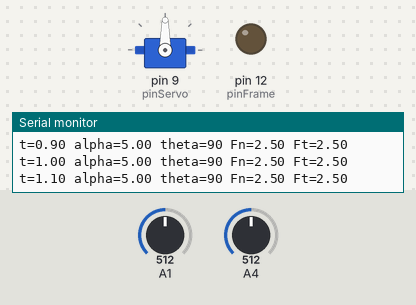
A sketch run on a simulated Arduino Uno, built with avr-gcc and run on an emulated ATmega328P. On the bench: servo, output pins drawn as LEDs (lit = HIGH), the last lines printed to the serial monitor. The test bench sets the inputs (shaded band); at power-on: A1 = 512, A4 = 512.

Above: at 1.2 s.
1.3 s: A1 set to 716
At 3.2 s:
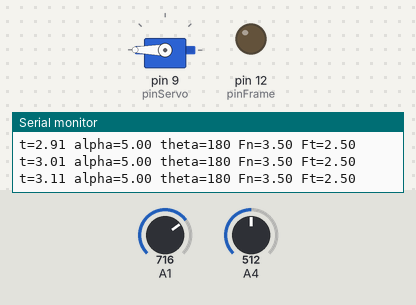
3.7 s: A1 set to 511
At 5.2 s:
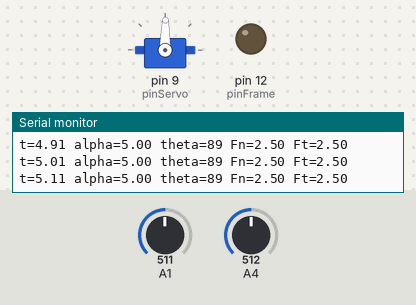
6.2 s: A1 set to 306
At 8.3 s:
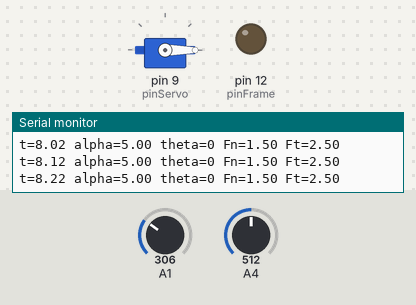
8.7 s: A1 set to 1023
At 10.3 s:
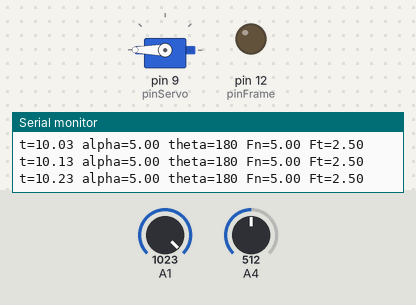
11.2 s: A1 set to 170
At 13.4 s:
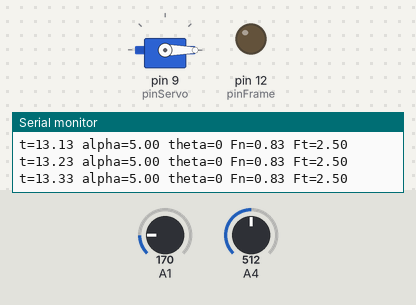
Timing chart, 0 to 14.7 s (numbered marks = the images above; inputs shaded):
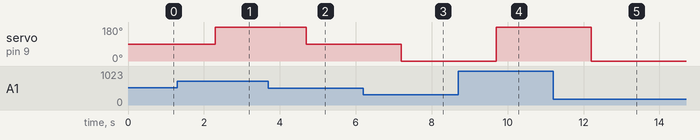

Measured:
- after the input at 1.3 s, servo on pin 9 (pinServo): 90° → 180° after 1.0 s
- after the input at 3.7 s, servo on pin 9 (pinServo): 180° → 89° after 1.0 s
- after the input at 6.2 s, servo on pin 9 (pinServo): 89° → 0° after 1.0 s
- after the input at 8.7 s, servo on pin 9 (pinServo): 0° → 180° after 1.0 s
- after the input at 11.2 s, servo on pin 9 (pinServo): 180° → 0° after 1.0 s

The sketch:

fish_command_v3.ino
```cpp
//_____________________________________________________________________________
//
// include required headers
//_____________________________________________________________________________
#include <Servo.h>

//_____________________________________________________________________________
//
//
// Board Setup, and servo with its init angle
//
//_____________________________________________________________________________
static const int            pinServo        = 9;      //!< Servo command channel (output PWM)
static const int            pinFrame        = 12;     //!< Frame capture control (output PWM)
static const int            pinFn           = 1;      //!< Normal   Force    (input Analog)
static const int            pinFt           = 4;      //!< Tangentil Force   (input Analog)
static const unsigned long  baudrate        = 115200; //!< check with Serial monitor/Python

static Servo                servo;
static const float          servo_angle_init  = 90.0f; //!< resting angle

//_____________________________________________________________________________
//
//
// Global Functions and Macros
//
//_____________________________________________________________________________

//-----------------------------------------------------------------------------
// DELAY: the delay time in seconds
// NODES: the number of nodes to reach the delay => sampling precision
//        is about DELAY/NODES
//-----------------------------------------------------------------------------
#define DELAY      1
#define NODES      100

//-----------------------------------------------------------------------------
//
// timing macros, GetCurrentTime is in seconds
//
//-----------------------------------------------------------------------------
#define TSYS()          (micros())
#define TSYS2TIME(tmx)  ( 1.0e-6f * (float)(tmx))
#define GetCurrentTime() TSYS2TIME( TSYS( ) )

//-----------------------------------------------------------------------------
//
// Forces: supposed to be between 0 and 5 volts
//
//-----------------------------------------------------------------------------
static float FRange  = 5.0f;  //!< force range in Volts
static float FnInit  = 2.50f; //!< initial normal force reading (means 0 force)
static float FtInit  = 2.50f; //!< initial tangential force reading (means 0 force)


//_____________________________________________________________________________
//
//
// Storage Management
//
//_____________________________________________________________________________

//-----------------------------------------------------------------------------
// we compute the store_rate so that
// (NODES-1)*store_rate > store_delay, resolution is microseconds
//-----------------------------------------------------------------------------
static const float         store_delay                   = (float)(DELAY);
static const unsigned long store_rate_extra_microseconds = 100;
static const unsigned long store_rate_microseconds       = (unsigned long)( (1.0e6f * store_delay) / (NODES - 1) + store_rate_extra_microseconds);
static const float         store_rate                    = ( (float)store_rate_microseconds) * 1.0e-6f;
static float               store_last_time               = 0.0f;

// doubly linked node
struct Node
{
  struct Node *next;  //!< for list
  struct Node *prev;  //!< for list
  float        time;  //!< last acquisition time
  float        angle; //!< last read angle
  float        Fn;    //!< normal force
  float        Ft;    //!< tangential force
};

// doubly linked list
struct List
{
  struct Node  *head;
  struct Node  *tail;
  unsigned      size;
};

//! device memory dependent #NODES
static struct Node nodes[NODES];

//! the data store
static struct List store = { NULL, NULL, 0 };

//-----------------------------------------------------------------------------
// used to initialize the store
//-----------------------------------------------------------------------------
static inline void __store_init(struct Node *node,
                                const float  time)
{
  node->prev  = node->next = 0;
  node->time  = time;
  node->angle = servo_angle_init;
  node->Fn    = FnInit;
  node->Ft    = FtInit;
  if (store.size <= 0)
  {
    store.head = store.tail = node;
  }
  else
  {
    store.tail->next = node;
    node->prev       = store.tail;
    store.tail       = node;
  }
  ++store.size;
}

//-----------------------------------------------------------------------------
// replace the last value, and put it in front of the list
//-----------------------------------------------------------------------------
static inline void StoreUpdate(const float time,
                               const float angle,
                               const float Fn,
                               const float Ft)
{
  struct Node *node = store.tail;

  // unlink tail
  store.tail       = node->prev;
  store.tail->next = NULL;
  node->prev       = NULL;

  // push_front the node
  node->next       = store.head;
  store.head->prev = node;
  store.head       = node;

  // update node data
  node->time   = time;
  node->angle  = angle;
  node->Fn     = Fn;
  node->Ft     = Ft;
}

//-----------------------------------------------------------------------------
// used to debug only
//-----------------------------------------------------------------------------
static inline void list_print()
{
  Serial.print("#");    Serial.print(store.size);
  const float t = GetCurrentTime();
  Serial.print(" t="); Serial.print(t);
  Serial.print("->"); Serial.print(t - store_delay);

  for (const struct Node *node = store.head; node != NULL; node = node->next)
  {
    Serial.print(" (");
    Serial.print(node->time);
    //Serial.print(",");Serial.print(node->angle);
    Serial.print(","); Serial.print(node->Fn);
    Serial.print(")");
  }
  Serial.println("");
}

//-----------------------------------------------------------------------------
//
//! initialize the store with "resting" nodes
//
//-----------------------------------------------------------------------------
static inline void StoreSetup()
{
  for (int i = 0; i < NODES; ++i)
  {
    const float time  = -((i + 1) * store_rate);
    __store_init( &nodes[i], time );
  }

}

//-----------------------------------------------------------------------------
//
//! read the forcing in Volts: range is 0:FnRange
//
//-----------------------------------------------------------------------------
static const float AnalogInputToVolts = (FRange / 1023.0f);
#define READ_FORCE_ON(PIN) ( AnalogInputToVolts * ( (float) analogRead(PIN) ) )
#define READ_FORCE_N() READ_FORCE_ON(pinFn)
#define READ_FORCE_T() READ_FORCE_ON(pinFt)

//-----------------------------------------------------------------------------
// called during the loop() function: store time, angle, values
//-----------------------------------------------------------------------------
static inline void StoreLoop()
{
  static const float InputToVolts = 5.0f / 1023.0f;

  const float local_time = GetCurrentTime();
  if (local_time - store_last_time >= store_rate)
  {
    const float Fn = READ_FORCE_N();
    const float Ft = READ_FORCE_T();
    StoreUpdate(local_time, servo.read(), Fn, Ft);
    store_last_time = GetCurrentTime();
  }
}

//-----------------------------------------------------------------------------
// compute an interpolated node:time/angle/value
//-----------------------------------------------------------------------------
static inline void StoreQuery(struct Node *data)
{
  const float  t          = GetCurrentTime() - store_delay;
  const struct Node *curr = store.tail;

  data->time = t; //!< the local time is saved
  if (curr->time >= t)
  {
    // timing is too short, shouldn't happen: this is a failsafe
    data->angle = curr->angle;
    data->Fn    = curr->Fn;
    data->Ft    = curr->Ft;
    return;
  }
  else
  {
    // we bracket the value
    const struct Node *prev = curr->prev;
    while (1)
    {
      if (NULL == prev)
      {
        // couldn't bracket, delay is probably too small
        // this is a failsafe
        data->angle = curr->angle;
        data->Fn    = curr->Fn;
        data->Ft    = curr->Ft;
        return;
      }
      else
      {
        // test bracketing
        const float p_time = prev->time;
        const float c_time = curr->time;
        if (p_time >= t && t >= c_time)
        {
          // bracketed!
          const float dt_num  = t - p_time;
          const float dt_den  = c_time - p_time;
          data->Fn    = prev->Fn    + (dt_num * (curr->Fn    - prev->Fn   )) / dt_den;
          data->Ft    = prev->Ft    + (dt_num * (curr->Ft    - prev->Ft   )) / dt_den;
          data->angle = prev->angle + (dt_num * (curr->angle - prev->angle)) / dt_den;
          return;
        }
        else
        {
          curr = prev;
          prev = prev->prev;
        }
      }
    }
  }
}

//-----------------------------------------------------------------------------
// example of function
//-----------------------------------------------------------------------------
static const float the_coeff = 50.0f;
static inline float ThetaDot()
{
  struct Node data;
  StoreQuery(&data);
  return -the_coeff * (data.Fn - FnInit);
}

//-----------------------------------------------------------------------------
// suivi non retarde
//-----------------------------------------------------------------------------
const float alpha = 5.0;

static inline float ThetaSuivi()
{
  struct Node data;
  StoreQuery(&data);
  const float force_factor = (data.Fn - FnInit) / FRange; //-0.5:0.5
  const float shift_factor = 180.0f * force_factor;   //-90:90
  return  alpha * shift_factor + 90; //avec gbf
}

//_____________________________________________________________________________
//
//
// Servo command
//
//_____________________________________________________________________________
float servo_last_time   = 0.0f;
float servo_rate        = 0.00f; //!< servo interaction rate

//-----------------------------------------------------------------------------
// shortcut...
//-----------------------------------------------------------------------------
static inline void ServoRest()
{
  servo.write(servo_angle_init);
}

//-----------------------------------------------------------------------------
// Servo and its data initialisation
//-----------------------------------------------------------------------------
static inline void ServoSetup()
{
  ServoRest();
  servo_last_time = GetCurrentTime();
}

//-----------------------------------------------------------------------------
//
// Servo loop function, compute the new angle
//
//-----------------------------------------------------------------------------
static float old_t = 0.0f;
static float dt    = 0.0f;
static float theta = servo_angle_init;
static const float theta_min =   0.0f;
static const float theta_max = 180.0f;

static inline void ServoLoop()
{
  //__________________________________________________
  //
  // get timings
  //__________________________________________________
  const float local_time = GetCurrentTime();
  dt    = local_time - old_t;
  old_t = local_time;

  //__________________________________________________
  //
  // where theta is computed, AT EVERY CALL
  //__________________________________________________
  theta = ThetaSuivi();

  //__________________________________________________
  //
  // clamp theta value
  //__________________________________________________
  if (theta >= theta_max) theta = theta_max;
  if (theta <= theta_min) theta = theta_min;

  //__________________________________________________
  //
  // when servo is set, at every servo_rate
  //__________________________________________________

  if ( local_time - servo_last_time >= servo_rate )
  {
    servo.write( theta  );

    servo_last_time  = local_time;
  }

}

//_____________________________________________________________________________
//
//
// Serial IO
//
//_____________________________________________________________________________
static float serial_last_time = 0.0f;
static float serial_rate      = 0.1f; //!< in seconds

void SerialSetup()
{
  serial_last_time = GetCurrentTime();
}

void SerialLoop()
{
  const float local_time = GetCurrentTime();
  if ( local_time - serial_last_time >= serial_rate )
  {
    // print useful info on serial: always the time
    Serial.print("t="); Serial.print(local_time);

    // physics
    Serial.print(" alpha="); Serial.print( alpha );
    Serial.print(" theta="); Serial.print( servo.read()   );
    Serial.print(" Fn=");    Serial.print( READ_FORCE_N() );
    Serial.print(" Ft=");    Serial.print( READ_FORCE_T() );

    // done !
    Serial.println("");
    // update
    serial_last_time = local_time;
  }
}


//_____________________________________________________________________________
//
//
// Setup
//
//_____________________________________________________________________________
void setup()
{
  //_________________________________________________________________________
  //
  // Serial communication setup
  //_________________________________________________________________________
  Serial.begin(baudrate);

  //_________________________________________________________________________
  //
  // Servo communication setup: TODO check init values 900,2100
  //_________________________________________________________________________
  servo.attach(pinServo, 900, 2100);
  //servo.attach(pinServo, 600, 2250);

  //_________________________________________________________________________
  //
  // set Frame Capture to LOW
  //_________________________________________________________________________
  pinMode(pinFrame, OUTPUT);
  digitalWrite(pinFrame, LOW);

  //_________________________________________________________________________
  //
  // prepare the objects
  //_________________________________________________________________________
  StoreSetup();
  ServoSetup();
  SerialSetup();
  old_t = GetCurrentTime();
}


//_____________________________________________________________________________
//
// Main loop
//
//_____________________________________________________________________________
void loop()
{
#if 1
  StoreLoop();
  ServoLoop();
  SerialLoop();
#else
  const float sweep_deg = 500.0f * GetCurrentTime();
  const float sweep_rad = ((float)M_PI) * sweep_deg / 180.0f;
  const float angle     = 90.0f + 90.0f * sin( sweep_rad );
  Serial.println(angle);
  servo.write(angle);
  delay(10);
  //Serial.println(servo.read());
  SerialLoop();
#endif

}
```
